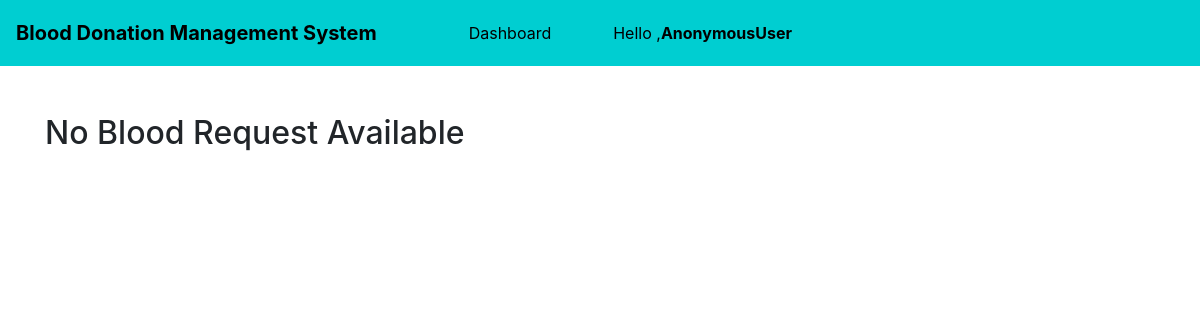
Page /patient_blood_request/ on the earlier database version.
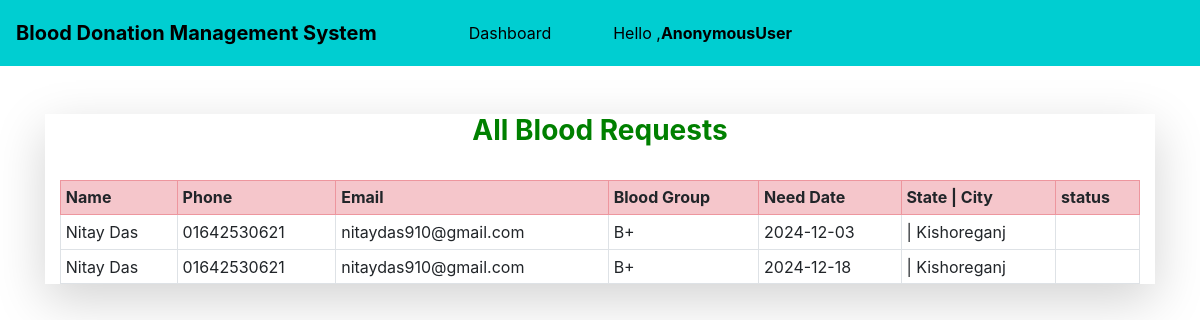
Same page on the later database version.
### mainapp/models.py (models this page shows, shortened)
class RequestBlood(models.Model):
    name = models.CharField(max_length=100)
    email = models.EmailField()
    phone = models.CharField(max_length=20)
    city = models.CharField(max_length=300, blank=True)
    address = models.CharField(max_length=500, blank=True)
    blood_group = models.ForeignKey(BloodGroup, on_delete=models.CASCADE)
    date = models.CharField(max_length=100, blank=True)
    status=models.IntegerField(default=0)

class BloodGroup(models.Model):
    name = models.CharField(max_length=5)
    def __str__(self):
        return self.name

### Admin/views.py (the view)
# urls.py: path('patient_blood_request/', views.Patient_blood_request, name='patient_blood_request'),
def Patient_blood_request(request):
    requests = RequestBlood.objects.all()
    return render(request,'patient_blood_request.html',{'requests':requests})

### Admin/templates/patient_blood_request.html (shortened to what this page needs)
{% extends 'base4.html' %}
{% block content %}
<div class="container my-4">
{% if requests %}
<div class="container-fluid shadow-lg">
<h3 class="text-center" style="color:green;"><strong>All Blood Requests</strong></h3>
<br>
<table class="table table-sm table-bordered">
  <tr class="table-danger">
    <th>Name</th>
    <th>Phone</th>
    <th>Email</th>
    <th>Blood Group</th>
    <th>Need Date</th>
    <th>State | City</th>
    <th>status</th>
  </tr>
  {% for i in requests %}
    <tr>
      <td>{{i.name}}</td>
      <td>{{i.phone}}</td>
      <td>{{i.email}}</td>
      <td>{{i.blood_group}}</td>
      <td>{{i.date}}</td>
      <td>{{i.state}} | {{i.city}}</td>
      <td>
      </td>
    </tr>
  {% endfor %}
</table>
{% else %}
<h2>No Blood Request Available</h2>
{% endif %}
</div>
</div>
{% endblock %}

Differences in the rows shown:
added RequestBlood: name "Nitay Das", phone "01642530621", email "nitaydas910@gmail.com", blood_group "B+", date "2024-12-03", city "Kishoreganj"
added RequestBlood: name "Nitay Das", phone "01642530621", email "nitaydas910@gmail.com", blood_group "B+", date "2024-12-18", city "Kishoreganj"
Other differences:
text no longer shown: "No Blood Request Available"
text now shown: "All Blood Requests Name Phone Email Blood Group Need Date State | City status"
